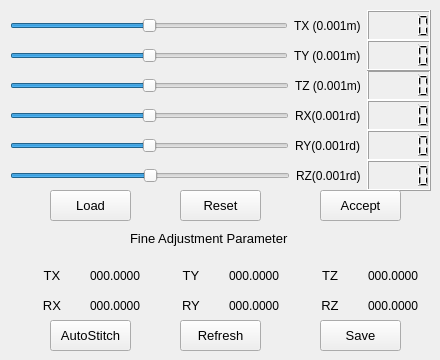
       <widget class="QWidget" name="Tab_Right_3">
        <attribute name="title">
         <string>Front-Right</string>
        </attribute>
        <widget class="QWidget" name="horizontalLayoutWidget_57">
         <property name="geometry">
          <rect>
           <x>10</x>
           <y>10</y>
           <width>421</width>
           <height>31</height>
          </rect>
         </property>
         <layout class="QHBoxLayout" name="horizontalLayout_57">
          <item>
           <widget class="QSlider" name="Slider_FrontRight_TX">
            <property name="minimum">
             <number>-5000</number>
            </property>
            <property name="maximum">
             <number>5000</number>
            </property>
            <property name="pageStep">
             <number>1</number>
            </property>
            <property name="orientation">
             <enum>Qt::Horizontal</enum>
            </property>
           </widget>
          </item>
          <item>
           <widget class="QLabel" name="Label_Right_TX_3">
            <property name="text">
             <string>TX (0.001m)</string>
            </property>
           </widget>
          </item>
          <item>
           <widget class="QLCDNumber" name="LCD_FrontRight_TX">
            <property name="font">
             <font>
              <weight>75</weight>
              <bold>true</bold>
             </font>
            </property>
           </widget>
          </item>
         </layout>
        </widget>
        <widget class="QWidget" name="horizontalLayoutWidget_58">
         <property name="geometry">
          <rect>
           <x>10</x>
           <y>70</y>
           <width>421</width>
           <height>31</height>
          </rect>
         </property>
         <layout class="QHBoxLayout" name="horizontalLayout_58">
          <item>
           <widget class="QSlider" name="Slider_FrontRight_TZ">
            <property name="minimum">
             <number>-5000</number>
            </property>
            <property name="maximum">
             <number>5000</number>
            </property>
            <property name="pageStep">
             <number>1</number>
            </property>
            <property name="orientation">
             <enum>Qt::Horizontal</enum>
            </property>
           </widget>
          </item>
          <item>
           <widget class="QLabel" name="Label_Right_TZ_3">
            <property name="text">
             <string>TZ (0.001m)</string>
            </property>
           </widget>
          </item>
          <item>
           <widget class="QLCDNumber" name="LCD_FrontRight_TZ">
            <property name="font">
             <font>
              <weight>75</weight>
              <bold>true</bold>
             </font>
            </property>
           </widget>
          </item>
         </layout>
        </widget>
        <widget class="QWidget" name="horizontalLayoutWidget_59">
         <property name="geometry">
          <rect>
           <x>10</x>
           <y>40</y>
           <width>421</width>
           <height>31</height>
          </rect>
         </property>
         <layout class="QHBoxLayout" name="horizontalLayout_59">
          <item>
           <widget class="QSlider" name="Slider_FrontRight_TY">
            <property name="minimum">
             <number>-5000</number>
            </property>
            <property name="maximum">
             <number>5000</number>
            </property>
            <property name="pageStep">
             <number>1</number>
            </property>
            <property name="orientation">
             <enum>Qt::Horizontal</enum>
            </property>
           </widget>
          </item>
          <item>
           <widget class="QLabel" name="Label_Right_TY_3">
            <property name="text">
             <string>TY (0.001m)</string>
            </property>
           </widget>
          </item>
          <item>
           <widget class="QLCDNumber" name="LCD_FrontRight_TY">
            <property name="font">
             <font>
              <weight>75</weight>
              <bold>true</bold>
             </font>
            </property>
           </widget>
          </item>
         </layout>
        </widget>
        <widget class="QPushButton" name="Btn_FrontRight_Save">
         <property name="geometry">
          <rect>
           <x>320</x>
           <y>320</y>
           <width>81</width>
           <height>31</height>
          </rect>
         </property>
         <property name="font">
          <font>
           <pointsize>10</pointsize>
          </font>
         </property>
         <property name="text">
          <string>Save</string>
         </property>
        </widget>
        <widget class="QWidget" name="horizontalLayoutWidget_60">
         <property name="geometry">
          <rect>
           <x>10</x>
           <y>100</y>
           <width>421</width>
           <height>31</height>
          </rect>
         </property>
         <layout class="QHBoxLayout" name="horizontalLayout_60">
          <item>
           <widget class="QSlider" name="Slider_FrontRight_RX">
            <property name="minimum">
             <number>-3200</number>
            </property>
            <property name="maximum">
             <number>3200</number>
            </property>
            <property name="pageStep">
             <number>1</number>
            </property>
            <property name="orientation">
             <enum>Qt::Horizontal</enum>
            </property>
           </widget>
          </item>
          <item>
           <widget class="QLabel" name="Label_Right_RX_3">
            <property name="text">
             <string>RX(0.001rd)</string>
            </property>
           </widget>
          </item>
          <item>
           <widget class="QLCDNumber" name="LCD_FrontRight_RX">
            <property name="font">
             <font>
              <weight>75</weight>
              <bold>true</bold>
             </font>
            </property>
           </widget>
          </item>
         </layout>
        </widget>
        <widget class="QLabel" name="Label_Front_FineAdj_5">
         <property name="geometry">
          <rect>
           <x>130</x>
           <y>230</y>
           <width>191</width>
           <height>16</height>
          </rect>
         </property>
         <property name="font">
          <font>
           <pointsize>10</pointsize>
          </font>
         </property>
         <property name="text">
          <string>Fine Adjustment Parameter</string>
         </property>
        </widget>
        <widget class="QWidget" name="horizontalLayoutWidget_61">
         <property name="geometry">
          <rect>
           <x>20</x>
           <y>290</y>
           <width>411</width>
           <height>31</height>
          </rect>
         </property>
         <layout class="QHBoxLayout" name="horizontalLayout_61">
          <item>
           <widget class="QLabel" name="label_53">
            <property name="font">
             <font>
              <pointsize>10</pointsize>
             </font>
            </property>
            <property name="text">
             <string>RX</string>
            </property>
            <property name="alignment">
             <set>Qt::AlignCenter</set>
            </property>
           </widget>
          </item>
          <item>
           <widget class="QLabel" name="Label_FrontRight_Fine_RX">
            <property name="font">
             <font>
              <pointsize>9</pointsize>
             </font>
            </property>
            <property name="text">
             <string>000.0000</string>
            </property>
           </widget>
          </item>
          <item>
           <widget class="QLabel" name="label_54">
            <property name="font">
             <font>
              <pointsize>10</pointsize>
             </font>
            </property>
            <property name="text">
             <string>RY</string>
            </property>
            <property name="alignment">
             <set>Qt::AlignCenter</set>
            </property>
           </widget>
          </item>
          <item>
           <widget class="QLabel" name="Label_FrontRight_Fine_RY">
            <property name="font">
             <font>
              <pointsize>9</pointsize>
             </font>
            </property>
            <property name="text">
             <string>000.0000</string>
            </property>
           </widget>
          </item>
          <item>
           <widget class="QLabel" name="label_55">
            <property name="font">
             <font>
              <pointsize>10</pointsize>
             </font>
            </property>
            <property name="text">
             <string>RZ</string>
            </property>
            <property name="alignment">
             <set>Qt::AlignCenter</set>
            </property>
           </widget>
          </item>
          <item>
           <widget class="QLabel" name="Label_FrontRight_Fine_RZ">
            <property name="font">
             <font>
              <pointsize>9</pointsize>
             </font>
            </property>
            <property name="text">
             <string>000.0000</string>
            </property>
           </widget>
          </item>
         </layout>
        </widget>
        <widget class="QPushButton" name="Btn_FrontRight_Redo">
         <property name="geometry">
          <rect>
           <x>50</x>
           <y>320</y>
           <width>81</width>
           <height>31</height>
          </rect>
         </property>
         <property name="font">
          <font>
           <pointsize>10</pointsize>
          </font>
         </property>
         <property name="text">
          <string>AutoStitch</string>
         </property>
        </widget>
        <widget class="QWidget" name="horizontalLayoutWidget_62">
         <property name="geometry">
          <rect>
           <x>20</x>
           <y>260</y>
           <width>411</width>
           <height>31</height>
          </rect>
         </property>
         <layout class="QHBoxLayout" name="horizontalLayout_62">
          <item>
           <widget class="QLabel" name="label_56">
            <property name="font">
             <font>
              <pointsize>10</pointsize>
             </font>
            </property>
            <property name="text">
             <string>TX</string>
            </property>
            <property name="alignment">
             <set>Qt::AlignCenter</set>
            </property>
           </widget>
          </item>
          <item>
           <widget class="QLabel" name="Label_FrontRight_Fine_TX">
            <property name="font">
             <font>
              <pointsize>9</pointsize>
             </font>
            </property>
            <property name="text">
             <string>000.0000</string>
            </property>
           </widget>
          </item>
          <item>
           <widget class="QLabel" name="label_57">
            <property name="font">
             <font>
              <pointsize>10</pointsize>
             </font>
            </property>
            <property name="text">
             <string>TY</string>
            </property>
            <property name="alignment">
             <set>Qt::AlignCenter</set>
            </property>
           </widget>
          </item>
          <item>
           <widget class="QLabel" name="Label_FrontRight_Fine_TY">
            <property name="font">
             <font>
              <pointsize>9</pointsize>
             </font>
            </property>
            <property name="text">
             <string>000.0000</string>
            </property>
           </widget>
          </item>
          <item>
           <widget class="QLabel" name="label_58">
            <property name="font">
             <font>
              <pointsize>10</pointsize>
             </font>
            </property>
            <property name="text">
             <string>TZ</string>
            </property>
            <property name="alignment">
             <set>Qt::AlignCenter</set>
            </property>
           </widget>
          </item>
          <item>
           <widget class="QLabel" name="Label_FrontRight_Fine_TZ">
            <property name="font">
             <font>
              <pointsize>9</pointsize>
             </font>
            </property>
            <property name="text">
             <string>000.0000</string>
            </property>
           </widget>
          </item>
         </layout>
        </widget>
        <widget class="QWidget" name="horizontalLayoutWidget_63">
         <property name="geometry">
          <rect>
           <x>10</x>
           <y>130</y>
           <width>421</width>
           <height>31</height>
          </rect>
         </property>
         <layout class="QHBoxLayout" name="horizontalLayout_63">
          <item>
           <widget class="QSlider" name="Slider_FrontRight_RY">
            <property name="minimum">
             <number>-3200</number>
            </property>
            <property name="maximum">
             <number>3200</number>
            </property>
            <property name="pageStep">
             <number>1</number>
            </property>
            <property name="orientation">
             <enum>Qt::Horizontal</enum>
            </property>
           </widget>
          </item>
          <item>
           <widget class="QLabel" name="Label_Right_RY_3">
            <property name="text">
             <string>RY(0.001rd)</string>
            </property>
           </widget>
          </item>
          <item>
           <widget class="QLCDNumber" name="LCD_FrontRight_RY">
            <property name="font">
             <font>
              <weight>75</weight>
              <bold>true</bold>
             </font>
            </property>
           </widget>
          </item>
         </layout>
        </widget>
        <widget class="QWidget" name="horizontalLayoutWidget_64">
         <property name="geometry">
          <rect>
           <x>10</x>
           <y>160</y>
           <width>421</width>
           <height>31</height>
          </rect>
         </property>
         <layout class="QHBoxLayout" name="horizontalLayout_64">
          <item>
           <widget class="QSlider" name="Slider_FrontRight_RZ">
            <property name="minimum">
             <number>-3200</number>
            </property>
            <property name="maximum">
             <number>3200</number>
            </property>
            <property name="pageStep">
             <number>1</number>
            </property>
            <property name="orientation">
             <enum>Qt::Horizontal</enum>
            </property>
           </widget>
          </item>
          <item>
           <widget class="QLabel" name="Label_Right_RZ_3">
            <property name="text">
             <string>RZ(0.001rd)</string>
            </property>
           </widget>
          </item>
          <item>
           <widget class="QLCDNumber" name="LCD_FrontRight_RZ">
            <property name="font">
             <font>
              <weight>75</weight>
              <bold>true</bold>
             </font>
            </property>
           </widget>
          </item>
         </layout>
        </widget>
        <widget class="QPushButton" name="Btn_FrontRight_Reset">
         <property name="geometry">
          <rect>
           <x>180</x>
           <y>190</y>
           <width>81</width>
           <height>31</height>
          </rect>
         </property>
         <property name="font">
          <font>
           <pointsize>10</pointsize>
          </font>
         </property>
         <property name="text">
          <string>Reset</string>
         </property>
        </widget>
        <widget class="QPushButton" name="Btn_FrontRight_Accept">
         <property name="geometry">
          <rect>
           <x>320</x>
           <y>190</y>
           <width>81</width>
           <height>31</height>
          </rect>
         </property>
         <property name="font">
          <font>
           <pointsize>10</pointsize>
          </font>
         </property>
         <property name="text">
          <string>Accept</string>
         </property>
        </widget>
        <widget class="QPushButton" name="Btn_FrontRight_Refresh">
         <property name="geometry">
          <rect>
           <x>180</x>
           <y>320</y>
           <width>81</width>
           <height>31</height>
          </rect>
         </property>
         <property name="font">
          <font>
           <pointsize>10</pointsize>
          </font>
         </property>
         <property name="text">
          <string>Refresh</string>
         </property>
        </widget>
        <widget class="QPushButton" name="Btn_FrontRight_Load">
         <property name="geometry">
          <rect>
           <x>50</x>
           <y>190</y>
           <width>81</width>
           <height>31</height>
          </rect>
         </property>
         <property name="font">
          <font>
           <pointsize>10</pointsize>
          </font>
         </property>
         <property name="text">
          <string>Load</string>
         </property>
        </widget>
       </widget>
